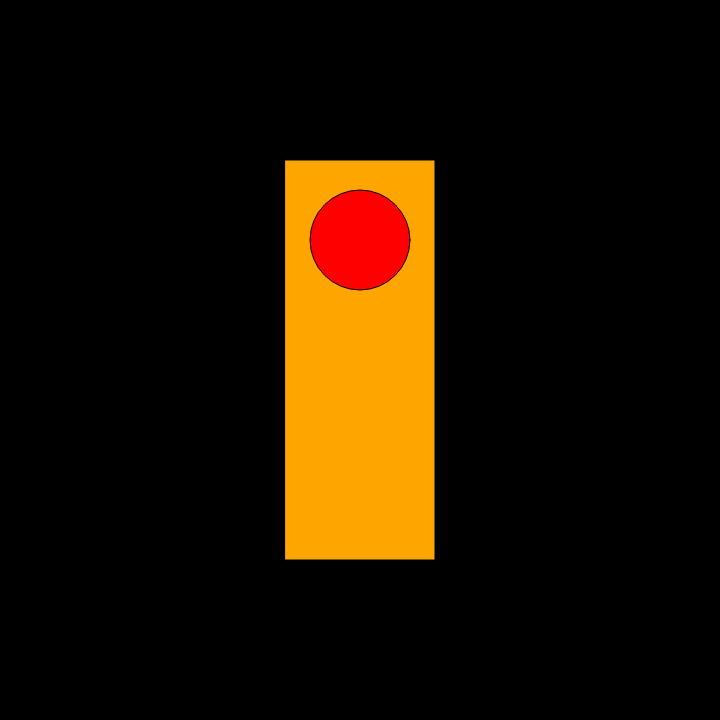
Frame 1 (no input)
Frame 60 (no input): identical to frame 1, image omitted
Frame 120 (the mouse pressed at the canvas centre since frame 60): identical to frame 1, image omitted

The p5.js sketch that drew this single still picture (run headless with seeded random() and noise() and a simulated clock; from frame 60 on, the mouse is pressed at the canvas centre):

// p5.js sketch
// ── sketch.js
var myState = 0;
var timer = 0;

function preload() {

}


function setup() {
  createCanvas(720, 720);
  background('black');

  rectMode(CENTER);
  ellipseMode(CENTER);

}

function draw() {
  // put drawing code here
  // yellow rectangle

  fill('orange');
  rect(width / 2, height / 2, 150, 400);


  switch (myState) {
    case 0:
      fill('red');
      ellipse(width / 2, height / 3, 100, 100);
      timer++;
      if (timer >= 200) {

        myState = 1;
        timer = 0;


      }
      break; // red light

    case 1:
      fill('yellow');
      ellipse(width / 2, height / 2, 100, 100);


      timer++;

      if (timer >= 200) {
          myState = 2;
        timer = 0;
      }
      break; // yellow light



    case 2:
      fill('green');
      ellipse(width / 2, height / 1.5, 100, 100);

      timer++;

      if (timer >= 200) {
        myState = 3;
        timer = 500;
      }
      break; // green light
  }
}
